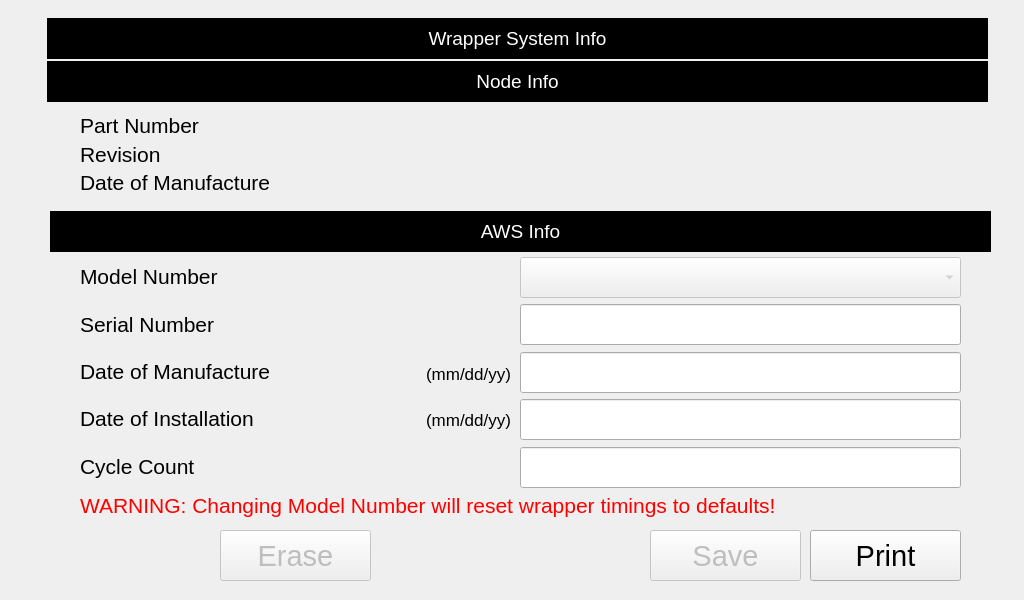
<?xml version="1.0" encoding="UTF-8"?>
<ui version="4.0">
 <class>serviceNewWrapperSystemInfo</class>
 <widget class="QWidget" name="serviceNewWrapperSystemInfo">
  <property name="geometry">
   <rect>
    <x>0</x>
    <y>0</y>
    <width>1024</width>
    <height>600</height>
   </rect>
  </property>
  <property name="font">
   <font>
    <pointsize>22</pointsize>
   </font>
  </property>
  <property name="windowTitle">
   <string>Form</string>
  </property>
  <widget class="QLabel" name="label_2">
   <property name="geometry">
    <rect>
     <x>47</x>
     <y>18</y>
     <width>941</width>
     <height>41</height>
    </rect>
   </property>
   <property name="font">
    <font>
     <pointsize>14</pointsize>
    </font>
   </property>
   <property name="styleSheet">
    <string notr="true">color: rgb(255, 255, 255);
background-color: rgb(0, 0, 0);</string>
   </property>
   <property name="text">
    <string>Wrapper System Info</string>
   </property>
   <property name="alignment">
    <set>Qt::AlignCenter</set>
   </property>
  </widget>
  <widget class="QLabel" name="label_3">
   <property name="geometry">
    <rect>
     <x>47</x>
     <y>61</y>
     <width>941</width>
     <height>41</height>
    </rect>
   </property>
   <property name="font">
    <font>
     <pointsize>14</pointsize>
    </font>
   </property>
   <property name="styleSheet">
    <string notr="true">color: rgb(255, 255, 255);
background-color: rgb(0, 0, 0);</string>
   </property>
   <property name="text">
    <string>Node Info</string>
   </property>
   <property name="alignment">
    <set>Qt::AlignCenter</set>
   </property>
  </widget>
  <widget class="QLabel" name="label_4">
   <property name="geometry">
    <rect>
     <x>50</x>
     <y>211</y>
     <width>941</width>
     <height>41</height>
    </rect>
   </property>
   <property name="font">
    <font>
     <pointsize>14</pointsize>
    </font>
   </property>
   <property name="styleSheet">
    <string notr="true">color: rgb(255, 255, 255);
background-color: rgb(0, 0, 0);</string>
   </property>
   <property name="text">
    <string>AWS Info</string>
   </property>
   <property name="alignment">
    <set>Qt::AlignCenter</set>
   </property>
  </widget>
  <widget class="QLabel" name="label">
   <property name="geometry">
    <rect>
     <x>80</x>
     <y>110</y>
     <width>431</width>
     <height>31</height>
    </rect>
   </property>
   <property name="font">
    <font>
     <pointsize>16</pointsize>
    </font>
   </property>
   <property name="text">
    <string>Part Number</string>
   </property>
  </widget>
  <widget class="QLabel" name="lblPartNumberValue">
   <property name="geometry">
    <rect>
     <x>520</x>
     <y>110</y>
     <width>431</width>
     <height>31</height>
    </rect>
   </property>
   <property name="font">
    <font>
     <pointsize>16</pointsize>
    </font>
   </property>
   <property name="text">
    <string/>
   </property>
  </widget>
  <widget class="QLabel" name="lblRevisionValue">
   <property name="geometry">
    <rect>
     <x>520</x>
     <y>139</y>
     <width>431</width>
     <height>31</height>
    </rect>
   </property>
   <property name="font">
    <font>
     <pointsize>16</pointsize>
    </font>
   </property>
   <property name="text">
    <string/>
   </property>
  </widget>
  <widget class="QLabel" name="label_5">
   <property name="geometry">
    <rect>
     <x>80</x>
     <y>139</y>
     <width>431</width>
     <height>31</height>
    </rect>
   </property>
   <property name="font">
    <font>
     <pointsize>16</pointsize>
    </font>
   </property>
   <property name="text">
    <string>Revision</string>
   </property>
  </widget>
  <widget class="QLabel" name="label_6">
   <property name="geometry">
    <rect>
     <x>80</x>
     <y>167</y>
     <width>431</width>
     <height>31</height>
    </rect>
   </property>
   <property name="font">
    <font>
     <pointsize>16</pointsize>
    </font>
   </property>
   <property name="text">
    <string>Date of Manufacture</string>
   </property>
  </widget>
  <widget class="QLabel" name="label_8">
   <property name="geometry">
    <rect>
     <x>80</x>
     <y>261</y>
     <width>431</width>
     <height>31</height>
    </rect>
   </property>
   <property name="font">
    <font>
     <pointsize>16</pointsize>
    </font>
   </property>
   <property name="text">
    <string>Model Number</string>
   </property>
  </widget>
  <widget class="QComboBox" name="cboxModelNumber">
   <property name="enabled">
    <bool>false</bool>
   </property>
   <property name="geometry">
    <rect>
     <x>520</x>
     <y>257</y>
     <width>441</width>
     <height>41</height>
    </rect>
   </property>
  </widget>
  <widget class="QLabel" name="label_9">
   <property name="geometry">
    <rect>
     <x>80</x>
     <y>309</y>
     <width>431</width>
     <height>31</height>
    </rect>
   </property>
   <property name="font">
    <font>
     <pointsize>16</pointsize>
    </font>
   </property>
   <property name="text">
    <string>Serial Number</string>
   </property>
  </widget>
  <widget class="QLabel" name="label_10">
   <property name="geometry">
    <rect>
     <x>80</x>
     <y>356</y>
     <width>431</width>
     <height>31</height>
    </rect>
   </property>
   <property name="font">
    <font>
     <pointsize>16</pointsize>
    </font>
   </property>
   <property name="text">
    <string>Date of Manufacture</string>
   </property>
  </widget>
  <widget class="QLineEdit" name="leSerialNumber">
   <property name="enabled">
    <bool>true</bool>
   </property>
   <property name="geometry">
    <rect>
     <x>520</x>
     <y>304</y>
     <width>441</width>
     <height>41</height>
    </rect>
   </property>
   <property name="cursor">
    <cursorShape>IBeamCursor</cursorShape>
   </property>
   <property name="styleSheet">
    <string notr="true"/>
   </property>
   <property name="inputMask">
    <string notr="true"/>
   </property>
   <property name="text">
    <string notr="true"/>
   </property>
   <property name="maxLength">
    <number>32767</number>
   </property>
  </widget>
  <widget class="QLabel" name="label_11">
   <property name="geometry">
    <rect>
     <x>80</x>
     <y>403</y>
     <width>431</width>
     <height>31</height>
    </rect>
   </property>
   <property name="font">
    <font>
     <pointsize>16</pointsize>
    </font>
   </property>
   <property name="text">
    <string>Date of Installation</string>
   </property>
  </widget>
  <widget class="QLabel" name="label_12">
   <property name="geometry">
    <rect>
     <x>80</x>
     <y>451</y>
     <width>431</width>
     <height>31</height>
    </rect>
   </property>
   <property name="font">
    <font>
     <pointsize>16</pointsize>
    </font>
   </property>
   <property name="text">
    <string>Cycle Count</string>
   </property>
  </widget>
  <widget class="QPushButton" name="butErase">
   <property name="enabled">
    <bool>false</bool>
   </property>
   <property name="geometry">
    <rect>
     <x>220</x>
     <y>530</y>
     <width>151</width>
     <height>51</height>
    </rect>
   </property>
   <property name="text">
    <string>Erase</string>
   </property>
  </widget>
  <widget class="QPushButton" name="butSave">
   <property name="enabled">
    <bool>false</bool>
   </property>
   <property name="geometry">
    <rect>
     <x>650</x>
     <y>530</y>
     <width>151</width>
     <height>51</height>
    </rect>
   </property>
   <property name="text">
    <string>Save</string>
   </property>
  </widget>
  <widget class="QLabel" name="lblDateOfManufactureValue">
   <property name="geometry">
    <rect>
     <x>520</x>
     <y>168</y>
     <width>431</width>
     <height>31</height>
    </rect>
   </property>
   <property name="font">
    <font>
     <pointsize>16</pointsize>
    </font>
   </property>
   <property name="text">
    <string/>
   </property>
  </widget>
  <widget class="hobart::numericLineEdit" name="leCycleCount">
   <property name="enabled">
    <bool>true</bool>
   </property>
   <property name="geometry">
    <rect>
     <x>520</x>
     <y>447</y>
     <width>441</width>
     <height>41</height>
    </rect>
   </property>
   <property name="maxLength">
    <number>15</number>
   </property>
  </widget>
  <widget class="QPushButton" name="easterEgg">
   <property name="geometry">
    <rect>
     <x>380</x>
     <y>530</y>
     <width>261</width>
     <height>51</height>
    </rect>
   </property>
   <property name="font">
    <font>
     <pointsize>22</pointsize>
    </font>
   </property>
   <property name="text">
    <string/>
   </property>
   <property name="flat">
    <bool>true</bool>
   </property>
  </widget>
  <widget class="QLabel" name="label_7">
   <property name="geometry">
    <rect>
     <x>420</x>
     <y>364</y>
     <width>91</width>
     <height>20</height>
    </rect>
   </property>
   <property name="font">
    <font>
     <pointsize>13</pointsize>
    </font>
   </property>
   <property name="text">
    <string>(mm/dd/yy)</string>
   </property>
   <property name="alignment">
    <set>Qt::AlignRight|Qt::AlignTrailing|Qt::AlignVCenter</set>
   </property>
  </widget>
  <widget class="QLabel" name="label_13">
   <property name="geometry">
    <rect>
     <x>420</x>
     <y>410</y>
     <width>91</width>
     <height>20</height>
    </rect>
   </property>
   <property name="font">
    <font>
     <pointsize>13</pointsize>
    </font>
   </property>
   <property name="text">
    <string>(mm/dd/yy)</string>
   </property>
   <property name="alignment">
    <set>Qt::AlignRight|Qt::AlignTrailing|Qt::AlignVCenter</set>
   </property>
  </widget>
  <widget class="QLineEdit" name="leDateOfManufacture">
   <property name="enabled">
    <bool>true</bool>
   </property>
   <property name="geometry">
    <rect>
     <x>520</x>
     <y>352</y>
     <width>441</width>
     <height>41</height>
    </rect>
   </property>
   <property name="cursor">
    <cursorShape>IBeamCursor</cursorShape>
   </property>
   <property name="styleSheet">
    <string notr="true"/>
   </property>
   <property name="inputMask">
    <string notr="true"/>
   </property>
   <property name="text">
    <string notr="true"/>
   </property>
   <property name="maxLength">
    <number>32767</number>
   </property>
  </widget>
  <widget class="QLineEdit" name="leDateOfInstallation">
   <property name="enabled">
    <bool>true</bool>
   </property>
   <property name="geometry">
    <rect>
     <x>520</x>
     <y>399</y>
     <width>441</width>
     <height>41</height>
    </rect>
   </property>
   <property name="cursor">
    <cursorShape>IBeamCursor</cursorShape>
   </property>
   <property name="styleSheet">
    <string notr="true"/>
   </property>
   <property name="inputMask">
    <string notr="true"/>
   </property>
   <property name="text">
    <string notr="true"/>
   </property>
   <property name="maxLength">
    <number>32767</number>
   </property>
  </widget>
  <widget class="QLabel" name="label_warning">
   <property name="geometry">
    <rect>
     <x>80</x>
     <y>490</y>
     <width>881</width>
     <height>31</height>
    </rect>
   </property>
   <property name="palette">
    <palette>
     <active>
      <colorrole role="WindowText">
       <brush brushstyle="SolidPattern">
        <color alpha="255">
         <red>255</red>
         <green>0</green>
         <blue>0</blue>
        </color>
       </brush>
      </colorrole>
      <colorrole role="Text">
       <brush brushstyle="SolidPattern">
        <color alpha="255">
         <red>76</red>
         <green>76</green>
         <blue>76</blue>
        </color>
       </brush>
      </colorrole>
     </active>
     <inactive>
      <colorrole role="WindowText">
       <brush brushstyle="SolidPattern">
        <color alpha="255">
         <red>255</red>
         <green>0</green>
         <blue>0</blue>
        </color>
       </brush>
      </colorrole>
      <colorrole role="Text">
       <brush brushstyle="SolidPattern">
        <color alpha="255">
         <red>76</red>
         <green>76</green>
         <blue>76</blue>
        </color>
       </brush>
      </colorrole>
     </inactive>
     <disabled>
      <colorrole role="WindowText">
       <brush brushstyle="SolidPattern">
        <color alpha="255">
         <red>159</red>
         <green>158</green>
         <blue>158</blue>
        </color>
       </brush>
      </colorrole>
      <colorrole role="Text">
       <brush brushstyle="SolidPattern">
        <color alpha="255">
         <red>159</red>
         <green>158</green>
         <blue>158</blue>
        </color>
       </brush>
      </colorrole>
     </disabled>
    </palette>
   </property>
   <property name="font">
    <font>
     <pointsize>16</pointsize>
    </font>
   </property>
   <property name="text">
    <string>WARNING: Changing Model Number will reset wrapper timings to defaults!</string>
   </property>
  </widget>
  <widget class="QPushButton" name="butPrint">
   <property name="enabled">
    <bool>true</bool>
   </property>
   <property name="geometry">
    <rect>
     <x>810</x>
     <y>530</y>
     <width>151</width>
     <height>51</height>
    </rect>
   </property>
   <property name="text">
    <string>Print</string>
   </property>
  </widget>
 </widget>
 <customwidgets>
  <customwidget>
   <class>hobart::numericLineEdit</class>
   <extends>QLineEdit</extends>
   <header>numericlineedit.h</header>
  </customwidget>
 </customwidgets>
 <resources/>
 <connections/>
</ui>
